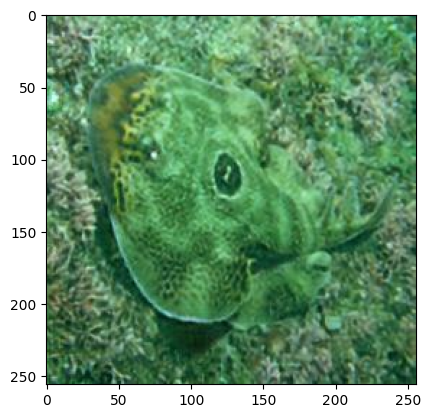
#> input picture images/raw/test1.png, 430 x 418 px, found by its file name; its folder holds only this picture in this run
$ python ssr.py
#> lines starting #> are read from the running program, lines starting #| are printed output that depends on the picture
#> further down, image is the input picture: shape (418, 430, 3); mean B, G, R 124.4, 159, 119.2
import numpy as np
import cv2
import os

def singleScaleRetinex(img,variance):
    retinex = np.log10(img) - np.log10(cv2.GaussianBlur(img, (0, 0), variance))
    return retinex

def multiScaleRetinex(img, variance_list):
    retinex = np.zeros_like(img)
    for variance in variance_list:
        retinex += singleScaleRetinex(img, variance)
#> this loop made 3 passes
#> pass 1, in singleScaleRetinex, `retinex = np.log10(img) - np.log10(cv2.GaussianBlur(img, (0, 0), varia..`:
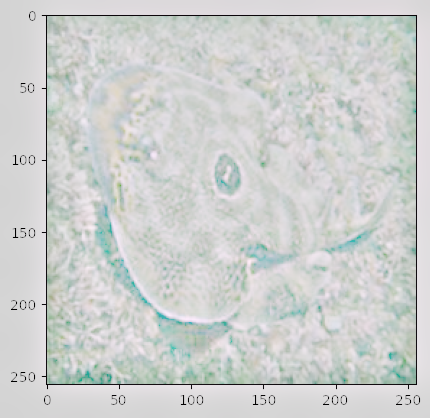
#> retinex: shape (418, 430, 3) float64; mean of channels 0, 1, 2 -0.0508, -0.0342, -0.0643; drawn with min black and max white
#> pass 2, in singleScaleRetinex (call 2), `retinex = np.log10(img) - np.log10(cv2.GaussianBlur(img, (0, 0), varia..`:
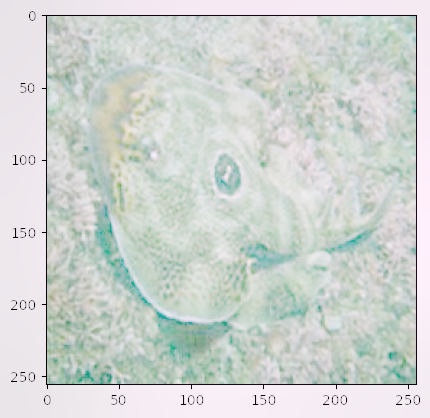
#> retinex: shape (418, 430, 3) float64; mean of channels 0, 1, 2 -0.084, -0.0463, -0.104; drawn with min black and max white
    retinex = retinex / len(variance_list)
    return retinex


def MSR(img, variance_list):
    img = np.float64(img) + 1.0
    img_retinex = multiScaleRetinex(img, variance_list)

    for i in range(img_retinex.shape[2]):
        unique, count = np.unique(np.int32(img_retinex[:, :, i] * 100), return_counts=True)
        for u, c in zip(unique, count):
            if u == 0:
                zero_count = c
                break
        low_val = unique[0] / 100.0
        high_val = unique[-1] / 100.0
        for u, c in zip(unique, count):
            if u < 0 and c < zero_count * 0.1:
                low_val = u / 100.0
            if u > 0 and c < zero_count * 0.1:
                high_val = u / 100.0
                break
        img_retinex[:, :, i] = np.maximum(np.minimum(img_retinex[:, :, i], high_val), low_val)

        img_retinex[:, :, i] = (img_retinex[:, :, i] - np.min(img_retinex[:, :, i])) / \
                               (np.max(img_retinex[:, :, i]) - np.min(img_retinex[:, :, i])) \
                               * 255
#> this loop made 3 passes
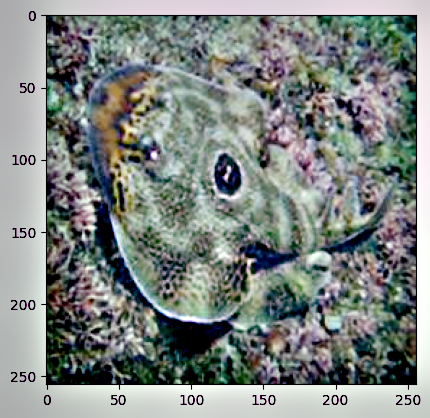
#> img_retinex: shape (418, 430, 3) float64; mean of channels 0, 1, 2 132.1, 135.3, 128.5; drawn as B, G, R
    img_retinex = np.uint8(img_retinex)
    return img_retinex


def SSR(img, variance):
#> called with variance = 300
    img = np.float64(img) + 1.0
    img_retinex = singleScaleRetinex(img, variance)
    for i in range(img_retinex.shape[2]):
        unique, count = np.unique(np.int32(img_retinex[:, :, i] * 100), return_counts=True)
        for u, c in zip(unique, count):
            if u == 0:
                zero_count = c
                break
        low_val = unique[0] / 100.0
        high_val = unique[-1] / 100.0
        for u, c in zip(unique, count):
            if u < 0 and c < zero_count * 0.1:
                low_val = u / 100.0
            if u > 0 and c < zero_count * 0.1:
                high_val = u / 100.0
                break
        img_retinex[:, :, i] = np.maximum(np.minimum(img_retinex[:, :, i], high_val), low_val)

        img_retinex[:, :, i] = (img_retinex[:, :, i] - np.min(img_retinex[:, :, i])) / \
                               (np.max(img_retinex[:, :, i]) - np.min(img_retinex[:, :, i])) \
                               * 255
#> this loop made 3 passes
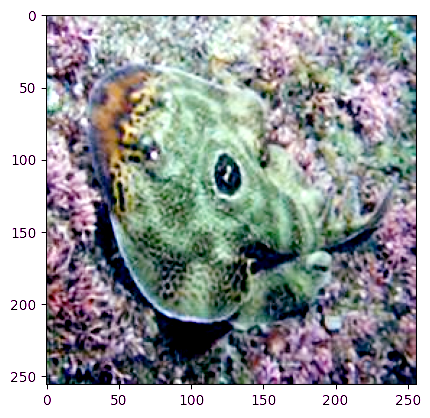
#> img_retinex: shape (418, 430, 3) float64; mean of channels 0, 1, 2 162.3, 161.2, 157.3; drawn as B, G, R
    img_retinex = np.uint8(img_retinex)
    return img_retinex


if __name__ == "__main__":
    variance_list=[15, 80, 30]
    variance=300
    input_dir = "D:/MSc Books/Sem 4/Project/underwater_image_enhancement/images/raw"
    output_dir1 = "D:/MSc Books/Sem 4/Project/underwater_image_enhancement/images/ssr"
    output_dir2 = "D:/MSc Books/Sem 4/Project/underwater_image_enhancement/images/msr"
    if not os.path.exists(output_dir1):
        os.makedirs(output_dir1)
    if not os.path.exists(output_dir2):
        os.makedirs(output_dir2)
    files=os.listdir(input_dir)
    for file in files:
        image = cv2.imread(os.path.join(input_dir, file))
        img_msr=MSR(image,variance_list)
        img_ssr=SSR(image, variance)
        cv2.imwrite(os.path.join(output_dir1, file), img_ssr)
        cv2.imwrite(os.path.join(output_dir2, file), img_msr)

$ run again, on images/raw/test13.png
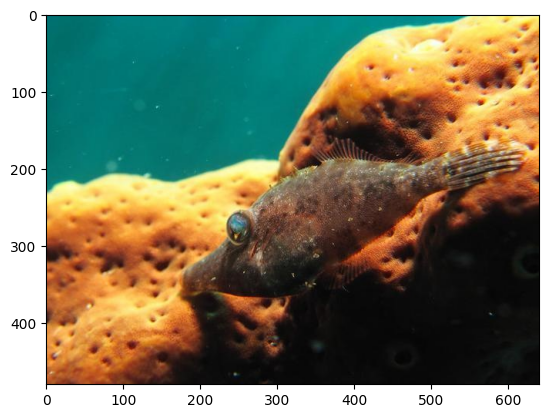
#> input picture images/raw/test13.png, 548 x 418 px, found by its file name
#> image is the input picture: shape (418, 548, 3); mean B, G, R 101.4, 125.5, 125.2
#> the loop in MSR, `for i in range(img_retinex.shape[2]):` made 3 passes
#> in singleScaleRetinex (call 4), `retinex = np.log10(img) - np.log10(cv2.GaussianBlur(img, (0, 0), varia..`:
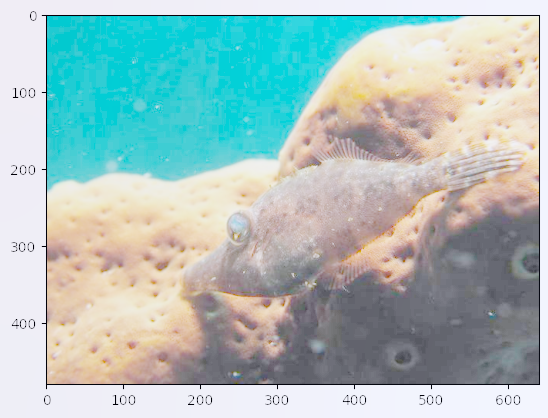
#> retinex: shape (418, 548, 3) float64; mean of channels 0, 1, 2 -0.212, -0.187, -0.425; drawn with min black and max white
#> the loop in SSR, `for i in range(img_retinex.shape[2]):` made 3 passes
#> after the loop in SSR, `for i in range(img_retinex.shape[2]):`:
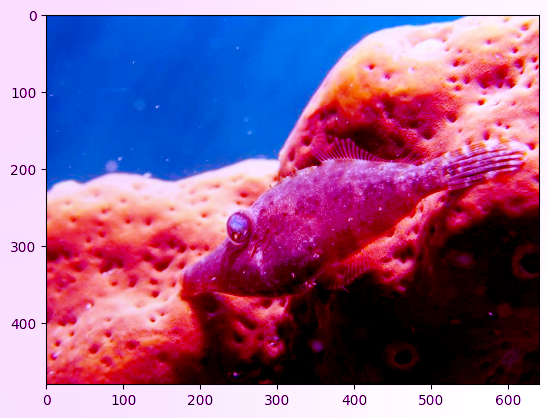
#> img_retinex: shape (418, 548, 3) float64; mean of channels 0, 1, 2 143.3, 99.5, 144.9; drawn as B, G, R

$ run again, on images/raw/test14.png
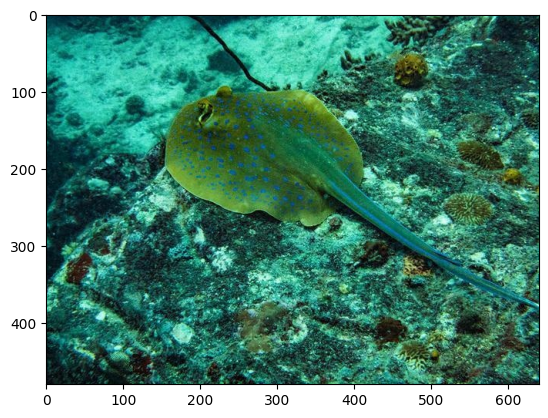
#> input picture images/raw/test14.png, 548 x 418 px, found by its file name
#> image is the input picture: shape (418, 548, 3); mean B, G, R 123.4, 140.5, 84.1
#> the loop in MSR, `for i in range(img_retinex.shape[2]):` made 3 passes
#> in singleScaleRetinex (call 4), `retinex = np.log10(img) - np.log10(cv2.GaussianBlur(img, (0, 0), varia..`:
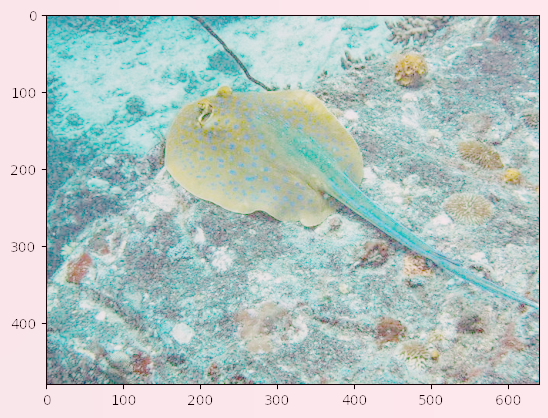
#> retinex: shape (418, 548, 3) float64; mean of channels 0, 1, 2 -0.109, -0.0837, -0.256; drawn with min black and max white
#> the loop in SSR, `for i in range(img_retinex.shape[2]):` made 3 passes
#> after the loop in SSR, `for i in range(img_retinex.shape[2]):`:
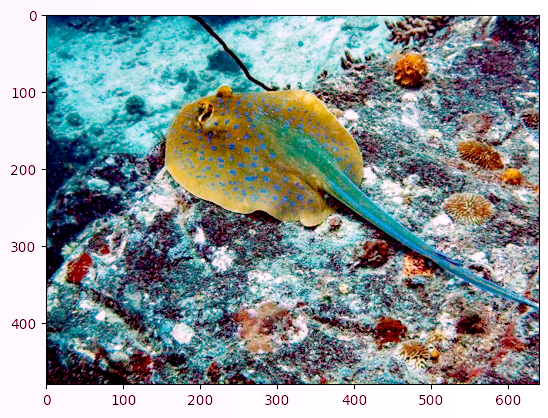
#> img_retinex: shape (418, 548, 3) float64; mean of channels 0, 1, 2 154.2, 153, 140.5; drawn as B, G, R

$ run again, on images/raw/test15.png
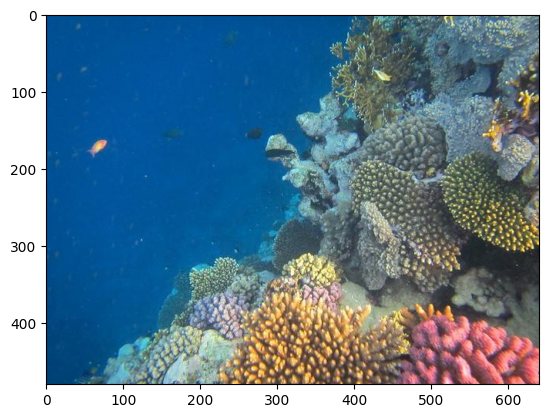
#> input picture images/raw/test15.png, 548 x 418 px, found by its file name
#> image is the input picture: shape (418, 548, 3); mean B, G, R 151.8, 133.1, 103.8
#> the loop in MSR, `for i in range(img_retinex.shape[2]):` made 3 passes
#> in singleScaleRetinex (call 4), `retinex = np.log10(img) - np.log10(cv2.GaussianBlur(img, (0, 0), varia..`:
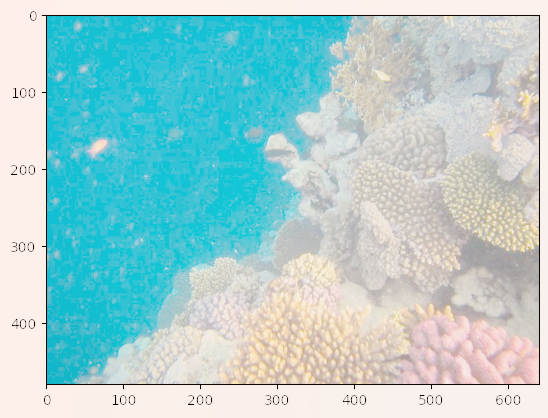
#> retinex: shape (418, 548, 3) float64; mean of channels 0, 1, 2 -0.0495, -0.0627, -0.489; drawn with min black and max white
#> the loop in SSR, `for i in range(img_retinex.shape[2]):` made 3 passes
#> after the loop in SSR, `for i in range(img_retinex.shape[2]):`:
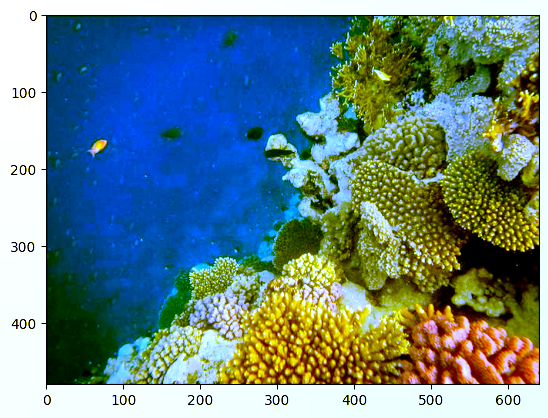
#> img_retinex: shape (418, 548, 3) float64; mean of channels 0, 1, 2 132.3, 133.3, 103.3; drawn as B, G, R

$ run again, on images/raw/test10.png
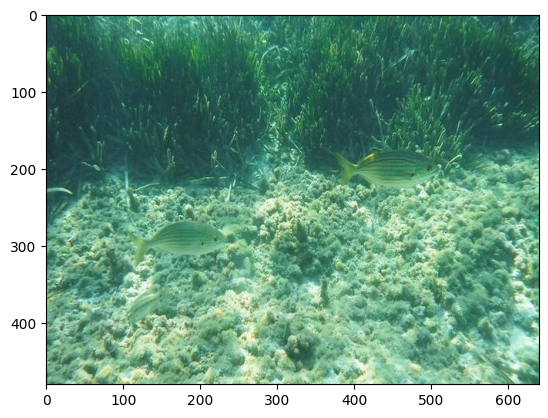
#> input picture images/raw/test10.png, 548 x 418 px, found by its file name
#> image is the input picture: shape (418, 548, 3); mean B, G, R 141.2, 162.1, 118.2
#> the loop in MSR, `for i in range(img_retinex.shape[2]):` made 3 passes
#> the loop in SSR, `for i in range(img_retinex.shape[2]):` made 3 passes
#> after the loop in SSR, `for i in range(img_retinex.shape[2]):`:
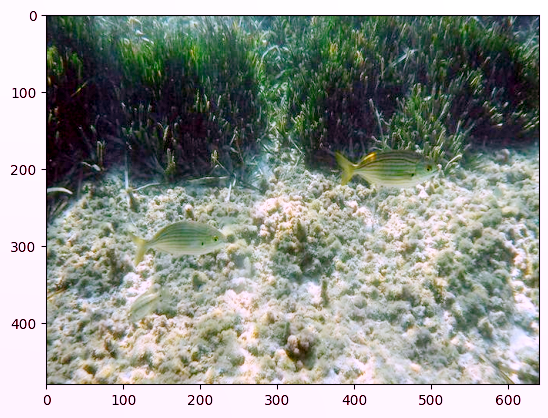
#> img_retinex: shape (418, 548, 3) float64; mean of channels 0, 1, 2 143.6, 149.8, 144.8; drawn as B, G, R
